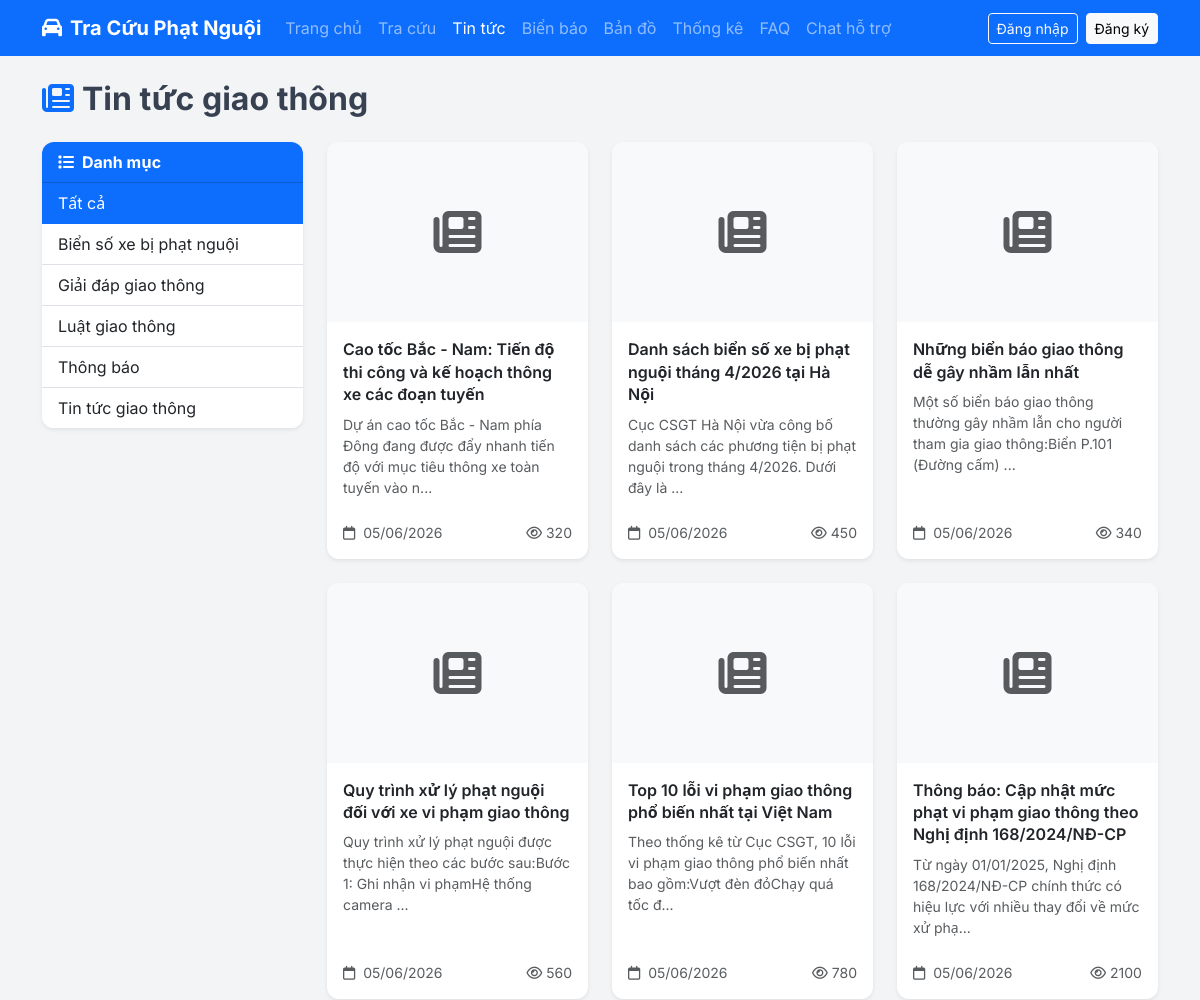
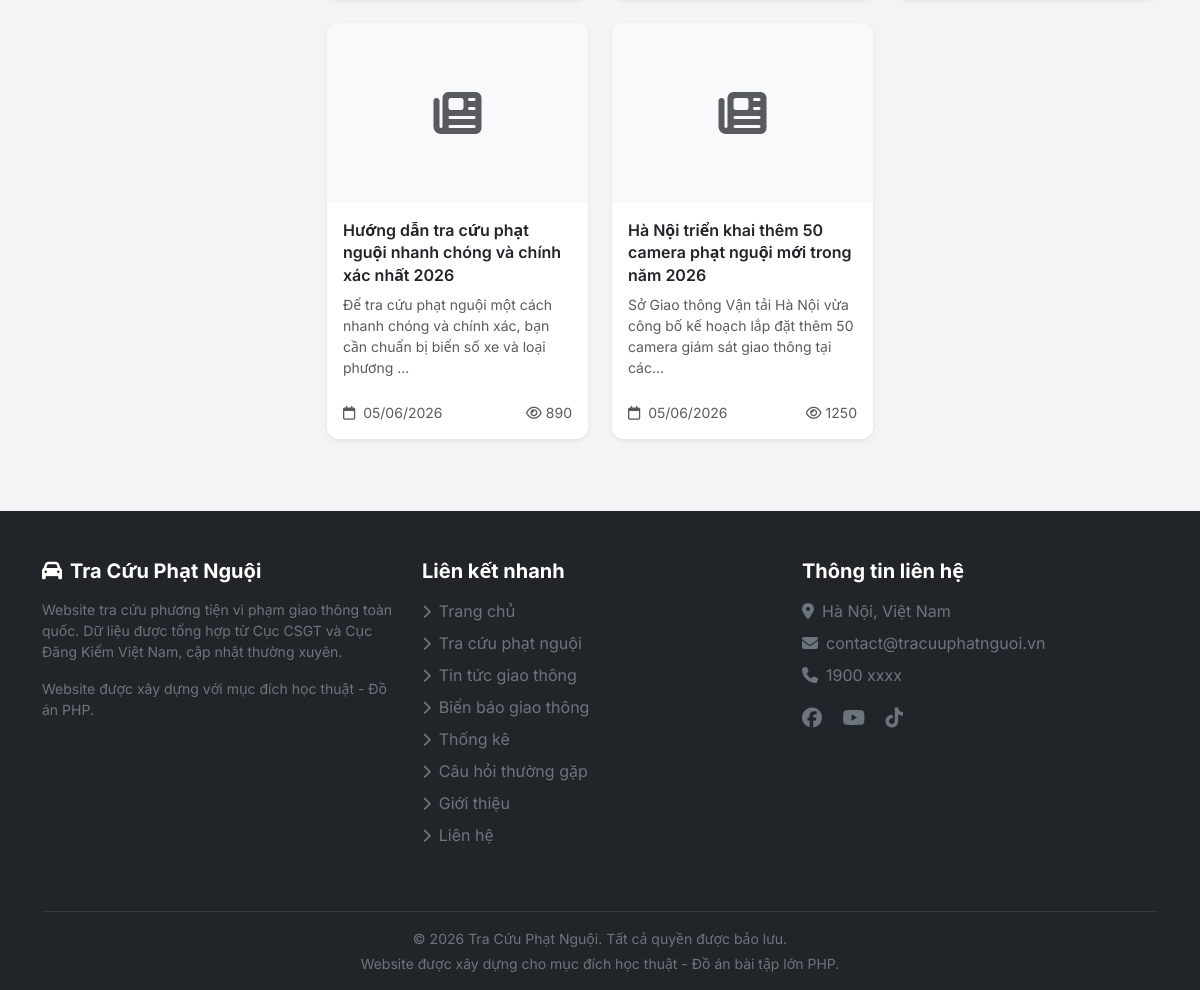
/tin-tuc, run on the app's committed database (2 pictures, top to bottom).
### tables this page shows
CREATE TABLE news_categories (
    id INT AUTO_INCREMENT PRIMARY KEY,
    name VARCHAR(100) NOT NULL,
    slug VARCHAR(100) NOT NULL UNIQUE,
    created_at DATETIME NOT NULL DEFAULT CURRENT_TIMESTAMP
);

CREATE TABLE news (
    id INT AUTO_INCREMENT PRIMARY KEY,
    title VARCHAR(255) NOT NULL,
    slug VARCHAR(255) NOT NULL UNIQUE,
    content LONGTEXT NOT NULL,
    thumbnail VARCHAR(255) NULL,
    category_id INT NULL,
    author_id INT NULL,
    status ENUM('draft','published') NOT NULL DEFAULT 'draft',
    views INT NOT NULL DEFAULT 0,
    created_at DATETIME NOT NULL DEFAULT CURRENT_TIMESTAMP,
    updated_at DATETIME NULL ON UPDATE CURRENT_TIMESTAMP,
    FOREIGN KEY (category_id) REFERENCES news_categories(id) ON DELETE SET NULL,
    FOREIGN KEY (author_id) REFERENCES users(id) ON DELETE SET NULL,
    INDEX idx_slug (slug),
    INDEX idx_status (status),
    INDEX idx_category (category_id),
    INDEX idx_created (created_at)
);

### app/core/Controller.php (called while the page is built, shortened)
<?php
class Controller
{
    protected function view(string $view, array $data = [], string $layout = 'client'): void
    {
        extract($data);
        $viewPath = __DIR__ . '/../views/' . $view . '.php';
        require $viewPath;
    }
}

### app/controllers/client/TinTucController.php (called while the page is built, shortened)
<?php
class TinTucController extends Controller
{
    public function index(): void
    {
        $newsModel = new News();
        $categoryModel = new NewsCategory();
        $categoryId = $this->input('cat', '');
        $page = max(1, (int) $this->input('page', 1));
        $perPage = 9;
        $conditions = ['status' => 'published'];
        $pagination = $newsModel->paginate($page, $perPage, $conditions, 'created_at DESC');
        $categories = $categoryModel->all([], 'name ASC');
        $this->view('client/tintuc/index', [
            'title' => 'Tin tức giao thông',
            'news' => $pagination['items'],
            'pagination' => $pagination,
            'categories' => $categories,
            'currentCategory' => $categoryId,
        ]);
    }
}

### public/index.php (called while the page is built, shortened)
<?php
spl_autoload_register(function (string $class): void {
    $prefix = 'App\\';
    $baseDir = __DIR__ . '/../app/';
    $relativeClass = substr($class, strlen($prefix));
    $parts = explode('\\', $relativeClass);
    $parts[0] = strtolower($parts[0]);
    if (count($parts) > 1 && $parts[0] === 'controllers') {
        $parts[1] = strtolower($parts[1]);
    }
    $file = $baseDir . implode('/', $parts) . '.php';
});
$router = new App\Core\Router();
$uri = $_SERVER['REQUEST_URI'] ?? '/';
$method = $_SERVER['REQUEST_METHOD'] ?? 'GET';
$router->dispatch($uri, $method);

### app/core/Database.php (called while the page is built, shortened)
<?php
class Database
{
    private static ?Database $instance = null;
    private \PDO $pdo;
    private function __construct()
    {
        $config = require __DIR__ . '/../../config/config.php';
        $dsn = sprintf(
            'mysql:host=%s;dbname=%s;charset=%s',
            $config['db_host'],
            $config['db_name'],
            $config['db_charset']
        );
        $this->pdo = new \PDO($dsn, $config['db_user'], $config['db_pass'], [
            \PDO::ATTR_ERRMODE            => \PDO::ERRMODE_EXCEPTION,
            \PDO::ATTR_DEFAULT_FETCH_MODE => \PDO::FETCH_ASSOC,
            \PDO::ATTR_EMULATE_PREPARES   => false,
        ]);
    }
    public static function getInstance(): self
    {
        if (self::$instance === null) {
            self::$instance = new self();
        }
        return self::$instance;
    }
    public function getConnection(): \PDO
    {
        return $this->pdo;
    }
}

### app/core/Model.php (called while the page is built, shortened)
<?php
class Model
{
    protected PDO $db;
    protected string $table = '';
    public function __construct()
    {
        $this->db = Database::getInstance()->getConnection();
    }
    public function all(array $conditions = [], string $orderBy = '', int $limit = 0, int $offset = 0): array
    {
        $sql = "SELECT * FROM {$this->table}";
        $params = [];
        if (!empty($conditions)) {
            $whereClauses = [];
            foreach ($conditions as $key => $value) {
                $whereClauses[] = "{$key} = :{$key}";
                $params[$key] = $value;
            }
            $sql .= ' WHERE ' . implode(' AND ', $whereClauses);
        }
        if (!empty($orderBy)) {
            $sql .= " ORDER BY {$orderBy}";
        }
        if ($limit > 0) {
            $sql .= " LIMIT {$limit}";
        }
        $stmt = $this->db->prepare($sql);
        $stmt->execute($params);
        return $stmt->fetchAll();
    }
    public function count(array $conditions = []): int
    {
        $sql = "SELECT COUNT(*) FROM {$this->table}";
        $params = [];
        if (!empty($conditions)) {
            $clauses = [];
            foreach ($conditions as $key => $value) {
                $clauses[] = "{$key} = :{$key}";
                $params[$key] = $value;
            }
            $sql .= ' WHERE ' . implode(' AND ', $clauses);
        }
        $stmt = $this->db->prepare($sql);
        $stmt->execute($params);
        return (int) $stmt->fetchColumn();
    }
    public function paginate(int $page = 1, int $perPage = 10, array $conditions = [], string $orderBy = ''): array
    {
        $total = $this->count($conditions);
        $totalPages = max(1, (int) ceil($total / $perPage));
        $page = max(1, min($page, $totalPages));
        $offset = ($page - 1) * $perPage;
        $items = $this->all($conditions, $orderBy, $perPage, $offset);
        return [
            'items'      => $items,
            'total'      => $total,
            'page'       => $page,
            'per_page'   => $perPage,
            'total_pages'=> $totalPages,
            'has_next'   => $page < $totalPages,
            'has_prev'   => $page > 1,
        ];
    }
}

### app/core/Helper.php (called while the page is built, shortened)
<?php
class Helper
{
    public static function formatDate(string $datetime, string $format = 'd/m/Y'): string
    {
        $date = new \DateTime($datetime);
        return $date->format($format);
    }
    public static function truncate(string $text, int $length = 100): string
    {
        return mb_substr($text, 0, $length) . '...';
    }
}

### app/views/client/tintuc/index.php (the view, shortened to what this page needs)
<div class="container py-4">
    <h2 class="fw-bold mb-4">
        <i class="fas fa-newspaper me-2 text-primary"></i>Tin tức giao thông
    </h2>
    <div class="row">
        <div class="col-lg-3 mb-4">
            <div class="card shadow-sm">
                <div class="card-header bg-primary text-white fw-bold">
                    <i class="fas fa-list me-2"></i>Danh mục
                </div>
                <div class="list-group list-group-flush">
                    <a href="/tin-tuc"
                       class="list-group-item list-group-item-action <?= ($currentCategory ?? '') === '' ? 'active' : '' ?>">
                        Tất cả
                    </a>
                    <?php foreach ($categories as $cat): ?>
                        <a href="/tin-tuc?cat=<?= htmlspecialchars($cat['id'], ENT_QUOTES, 'UTF-8') ?>"
                           class="list-group-item list-group-item-action <?= ($currentCategory ?? '') === (string) $cat['id'] ? 'active' : '' ?>">
                            <?= htmlspecialchars($cat['name'], ENT_QUOTES, 'UTF-8') ?>
                        </a>
                    <?php endforeach; ?>
                </div>
            </div>
        </div>
        <div class="col-lg-9">
            <?php if (empty($news)): ?>
                <div class="text-center py-5">
                    <i class="fas fa-newspaper fa-4x text-muted mb-3"></i>
                    <h4 class="text-muted">Chưa có bài viết nào</h4>
                    <p class="text-muted">Vui lòng quay lại sau.</p>
                </div>
            <?php else: ?>
                <div class="row g-4">
                    <?php foreach ($news as $item): ?>
                        <div class="col-md-6 col-lg-4">
                            <div class="card shadow-sm h-100 border-0">
                                <?php if (!empty($item['thumbnail'])): ?>
                                    <img src="/<?= htmlspecialchars($item['thumbnail'], ENT_QUOTES, 'UTF-8') ?>"
                                         class="card-img-top" alt="<?= htmlspecialchars($item['title'], ENT_QUOTES, 'UTF-8') ?>"
                                         style="height: 180px; object-fit: cover;">
                                <?php else: ?>
                                    <div class="card-img-top bg-light d-flex align-items-center justify-content-center"
                                         style="height: 180px;">
                                        <i class="fas fa-newspaper fa-3x text-muted"></i>
                                    </div>
                                <?php endif; ?>
                                <div class="card-body d-flex flex-column">
                                    <h5 class="card-title">
                                        <a href="/tin-tuc/<?= htmlspecialchars($item['slug'] ?? 'bai-viet-' . $item['id'], ENT_QUOTES, 'UTF-8') ?>"
                                           class="text-decoration-none text-dark stretched-link">
                                            <?= htmlspecialchars($item['title'], ENT_QUOTES, 'UTF-8') ?>
                                        </a>
                                    </h5>
                                    <p class="card-text text-muted small flex-grow-1">
                                        <?= htmlspecialchars(Helper::truncate(strip_tags($item['content'] ?? ''), 100), ENT_QUOTES, 'UTF-8') ?>
                                    </p>
                                    <div class="d-flex justify-content-between align-items-center mt-2">
                                        <small class="text-muted">
                                            <i class="far fa-calendar me-1"></i>
                                            <?= htmlspecialchars(Helper::formatDate($item['created_at'], 'd/m/Y'), ENT_QUOTES, 'UTF-8') ?>
                                        </small>
                                        <small class="text-muted">
                                            <i class="far fa-eye me-1"></i><?= (int)($item['views'] ?? 0) ?>
                                        </small>
                                    </div>
                                </div>
                            </div>
                        </div>
                    <?php endforeach; ?>
                </div>
            <?php endif; ?>
        </div>
    </div>
</div>

### app/core/Router.php (shortened to what this page needs)
<?php
class Router
{
    private array $routes = [];
    private function addRoute(string $method, string $uri, string $handler): void
    {
        $pattern = preg_replace('/\{([a-zA-Z_]+)\}/', '(?P<$1>[^/]+)', $uri);
        $pattern = '#^' . $pattern . '$#';
        $this->routes[] = [
            'method'  => $method,
            'pattern' => $pattern,
            'handler' => $handler,
        ];
    }
    public function dispatch(string $uri, string $method): void
    {
        $uri = parse_url($uri, PHP_URL_PATH);
        $uri = rtrim($uri, '/') ?: '/';
        foreach ($this->routes as $route) {
            if ($route['method'] !== strtoupper($method)) {
                continue;
            }
            if (preg_match($route['pattern'], $uri, $matches)) {
                $this->params = array_filter($matches, fn($key) => is_string($key), ARRAY_FILTER_USE_KEY);
                [$controllerPath, $action] = explode('@', $route['handler']);
                $controller = new $controllerClass();
                call_user_func_array([$controller, $action], array_values($this->params));
                return;
            }
        }
    }
}

### public/assets/css/style.css (style rules this page uses)
:root { --primary: #1a56db; --primary-dark: #1e40af; --success: #10b981; --warning: #f59e0b; --danger: #ef4444; --gray-100: #f3f4f6; --gray-700: #374151; --gray-900: #111827; }
body { font-family: 'Inter', 'Segoe UI', Tahoma, Geneva, Verdana, sans-serif; color: var(--gray-700); background: var(--gray-100); min-height: 100vh; display: flex; flex-direction: column; }
.card { border: none; border-radius: 12px; box-shadow: 0 1px 3px rgba(0,0,0,0.06); transition: transform 0.2s, box-shadow 0.2s; overflow: hidden; }
.card-img-top { height: 200px; object-fit: cover; }
.card-title { font-size: 1rem; font-weight: 600; color: var(--gray-900); line-height: 1.4; }
.card-title a { color: inherit; text-decoration: none; }

### data on the page
news_categories: name "Biển số xe bị phạt nguội"
news_categories: name "Giải đáp giao thông"
news_categories: name "Luật giao thông"
news_categories: name "Thông báo"
news_categories: name "Tin tức giao thông"
news: title "Cao tốc Bắc - Nam: Tiến độ thi công và kế hoạch thông xe các đoạn tuyến", content "Dự án cao tốc Bắc - Nam phía Đông đang được đẩy nhanh tiến độ với mục tiêu thông xe toàn tuyến vào n...", created_at "05/06/2026", views "320"
news: title "Danh sách biển số xe bị phạt nguội tháng 4/2026 tại Hà Nội", content "Cục CSGT Hà Nội vừa công bố danh sách các phương tiện bị phạt nguội trong tháng 4/2026. Dưới đây là ...", created_at "05/06/2026", views "450"
news: title "Những biển báo giao thông dễ gây nhầm lẫn nhất", content "Một số biển báo giao thông thường gây nhầm lẫn cho người tham gia giao thông:Biển P.101 (Đường cấm) ...", created_at "05/06/2026", views "340"
news: title "Quy trình xử lý phạt nguội đối với xe vi phạm giao thông", content "Quy trình xử lý phạt nguội được thực hiện theo các bước sau:Bước 1: Ghi nhận vi phạmHệ thống camera ...", created_at "05/06/2026", views "560"
news: title "Top 10 lỗi vi phạm giao thông phổ biến nhất tại Việt Nam", content "Theo thống kê từ Cục CSGT, 10 lỗi vi phạm giao thông phổ biến nhất bao gồm:Vượt đèn đỏChạy quá tốc đ...", created_at "05/06/2026", views "780"
news: title "Thông báo: Cập nhật mức phạt vi phạm giao thông theo Nghị định 168/2024/NĐ-CP", content "Từ ngày 01/01/2025, Nghị định 168/2024/NĐ-CP chính thức có hiệu lực với nhiều thay đổi về mức xử phạ...", created_at "05/06/2026", views "2100"
news: title "Hướng dẫn tra cứu phạt nguội nhanh chóng và chính xác nhất 2026", content "Để tra cứu phạt nguội một cách nhanh chóng và chính xác, bạn cần chuẩn bị biển số xe và loại phương ...", created_at "05/06/2026", views "890"
news: title "Hà Nội triển khai thêm 50 camera phạt nguội mới trong năm 2026", content "Sở Giao thông Vận tải Hà Nội vừa công bố kế hoạch lắp đặt thêm 50 camera giám sát giao thông tại các...", created_at "05/06/2026", views "1250"
